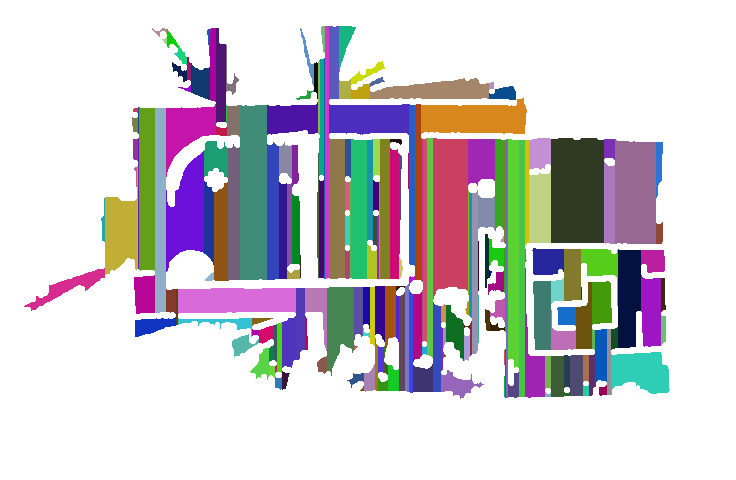
//> input picture map_cells.png, 736 x 480 px
$ ./aco   (built with g++ and OpenCV 4)
//> lines starting //> are read from the running program, lines starting //| are printed output that depends on the picture; after the words box and inside, x2 and y2 are one past the last pixel; in counts of white or black regions, pixels touching at a corner belong together
#include <opencv2/highgui/highgui.hpp>
#include <opencv2/imgproc/imgproc.hpp>
#include <opencv2/opencv.hpp>
#include <iostream>
#include <fstream>
#include <string>
#include <cmath>
#define Pi 3.1415926
using std::string;
using namespace cv;
using namespace std;
class v_i{
public:
    double num;
    int idx;
};
bool comparator( const v_i& l, const v_i& r) { return l.num < r.num;}

// ========================== out put index of sort =====================


int main(){

    vector<int> cells_order;
    // vector<int> cells_center_x = {41,37,54,25,7,2,68,71,54,83,64,18,22,83,91,25,24,58,71,74,87,18,13,82,62,58,45,41,44,4};
    // vector<int> cells_center_y = {94,84,67,62,64,99,58,44,62,69,60,54,60,46,38,38,42,69,71,78,76,40,40,7,32,35,21,26,35,50};
    vector<int> cells_center_x;
    vector<int> cells_center_y;
    int n = 118;
    vector<vector<int> > D_matrix;
    fstream myfile("D_matrix.txt", ios_base::in);
    int int_line;
    if(myfile.is_open()){
        cout << " D_matrix txt opened" << endl;
        // [10 lines of commented-out code are left out]
        vector<int> tmp;
        for(int i = 0; i < n; ++i){
            vector<int> tmp;
            for(int j = 0; j < n; ++j){
                myfile >> int_line;
                tmp.push_back(int_line);
            }
            D_matrix.push_back(tmp);
        }
    }
    myfile.close();
    cout << " the size of D is " << D_matrix.size() << endl;

    // [8 lines of commented-out code are left out]
    fstream myfile1("cells_center_xy.txt", ios_base::in);

    if(myfile1.is_open()){
        cout << " cells_center txt opened" << endl;
        for(int i = 0; i < n; ++i){
            // getline(myfile1, line);
            myfile1 >> int_line;
            // cout << " int_line is " << int_line << endl;
            cells_center_x.push_back(int_line);
        }
        for(int i = 0; i < n; ++i){
            // getline(myfile1, line);
            myfile1 >> int_line;
            cells_center_y.push_back(int_line);
        }

    }
    myfile1.close();

    // [10 lines of commented-out code are left out]
    int NC_max = 50;
    int m = D_matrix.size();      // number of ants
    // int n = m;      // number of cities
    double alpha = 1.5;
    double beta = 2;
    double rho = 0.1;
    double Q = pow(10,6);
    double E = 1.5;
    vector<double> zeroVec(n,0.0);
    vector<double> onesVec(n,1.0);
    vector<int> zeroVec_i(n,1);
    int i,j,k;
    char bar[102];
    bar[0] = 0;

    vector<vector<double> > D;             // distance for cities
    // for(i = 0; i < n; ++i) D.push_back(zeroVec);
    vector<vector<double> > eta;
    // [10 lines of commented-out code are left out]
    for(i = 0; i < D_matrix.size(); ++i){
        vector<double> tmp_D;
        vector<double> tmp_eta;
        for(j = 0; j < D_matrix[i].size(); ++j){
            tmp_D.push_back((double) D_matrix[i][j]);
            tmp_eta.push_back((double) 1./(D_matrix[i][j]));
        }
        D.push_back(tmp_D);
        eta.push_back(tmp_eta);
    }
    //===================== init Pheromone Matrix ===============
    vector<vector<double> > Tau;        // Pheromone
    for(i=0;i<n;++i) Tau.push_back(onesVec);

    // for(i=0;i<m;++i) Tabu.push_back(zeroVec);
    int NC = 1;
    vector<vector<int> > R_best;
    // for(i=0;i<NC_max;++i) R_best.push_back(zeroVec_i);
    vector<double> L_best;          // Shortest ant mileage for each iteration
    vector<double> L_ave;           // Average of ant mileage for each iteration

    while( NC < NC_max ){
        vector<vector<int> > Tabu;          // Ant path
        // Place ant randomly on cities
        vector<int> rand_pos;

        for(i=0;i<m;++i) rand_pos.push_back(i);
        random_shuffle(rand_pos.begin(),rand_pos.end());
        Tabu.push_back(rand_pos);
        // [13 lines of commented-out code are left out]
        for(i = 0; i < n-1; ++i){
        // for(i = 0; i < 1; ++i){
            vector<int> current_city;
            // [10 lines of commented-out code are left out]
            for(j = 0; j < m; ++j){
                vector<int> to_visit;
                for(k = 0; k < n; ++k){
                    int found = 0;
                    for(auto it = Tabu.begin(); it != Tabu.end(); ++it){
                        if(k == (*it)[j]){
                            found = 1;
                        }
                    }
                    if(found == 0){
                        to_visit.push_back(k);
                    }
                }
                // [6 lines of commented-out code are left out]
                vector<double> P(to_visit.size(), 0.0);
                // Reverse to visit city
                // reverse(to_visit.begin(), to_visit.end());
                // for each city to be visited, calculate the associated probability from fomular P(Cij)
                double P_sum = 0.0;
                for(k = 0; k < to_visit.size(); ++k){
                    P[k] = pow(Tau[Tabu.back()[j]][to_visit[k]],alpha) * pow(eta[Tabu.back()[j]][to_visit[k]],beta);
                    P_sum += P[k];
                }
                for(k = 0; k < P.size(); ++k){
                    P[k] = P[k]/P_sum;
                }
                // [22 lines of commented-out code are left out]
                vector<double> P_cumsum(P.size(),0.0);
                partial_sum(P.begin(),P.end(),P_cumsum.begin());
                // [5 lines of commented-out code are left out]

                for(k = 0; k < P_cumsum.size(); ++k){
                    if(P_cumsum[k] >= ((double)rand() / (RAND_MAX))){
                        // cout << " the k has P > rand " << k << endl;
                        current_city.push_back(to_visit[k]);
                        // cout << " the to visit[k] is " << to_visit[k] << endl;
                        break;
                    }
                }
            }
            Tabu.push_back(current_city);
        }
        // [10 lines of commented-out code are left out]
        vector<double> ant_mileage;
        for(i = 0; i < m; ++i){
            double current_ant = 0.0;
            for(j = 0; j < n-1; ++j){
                current_ant += D[ Tabu[j][i] ][ Tabu[j+1][i] ];
            }
            ant_mileage.push_back(current_ant);
        }
        // [7 lines of commented-out code are left out]
        L_best.push_back(*min_element(ant_mileage.begin(), ant_mileage.end()));
        int best_index = min_element(ant_mileage.begin(), ant_mileage.end()) - ant_mileage.begin();
        vector<int> current_best_r;
        for(i = 0; i < n; ++i){
            current_best_r.push_back(Tabu[i][best_index]);
        }
        R_best.push_back(current_best_r);
        // [6 lines of commented-out code are left out]
        L_ave.push_back(accumulate(ant_mileage.begin(), ant_mileage.end(), 0.0) / ant_mileage.size());

        //============================ Update Pheromone ======================================
        vector<vector<double> > Delta_Tau;
        for(i=0;i<n;++i) Delta_Tau.push_back(zeroVec);

        // [8 lines of commented-out code are left out]
        vector<int> ranks(ant_mileage.size(),0);        // Ranks array to store ranks of ant mileage
        vector<double> ant_mileage_sort = ant_mileage;
        vector<int> ranks_value;

        sort(ant_mileage_sort.begin(),ant_mileage_sort.end());
        int count = 1;
        ranks_value.push_back(count);
        // produce sorted rank values according to the sorted ant mileage
        for(i = 1; i < ant_mileage_sort.size(); ++i){
            if(ant_mileage_sort[i] > ant_mileage_sort[i-1]){
                ++count;
                ranks_value.push_back(count);
            }else{
                ranks_value.push_back(count);
            }
        }
        ++count;        // increment count to substract
        for(i = 0; i < ranks.size(); ++i){
            ranks[i] = ranks_value[ find(ant_mileage_sort.begin(), ant_mileage_sort.end(), ant_mileage[i]) - ant_mileage_sort.begin()];
            ranks[i] = count - ranks[i];
        }
        // [6 lines of commented-out code are left out]

        for(i = 0; i < m; ++i){
            for(j = 0; j < n-1 ; ++j){
                Delta_Tau[ Tabu[j][i] ][ Tabu[j+1][i] ] += (Q/ant_mileage[i]) * ranks[i];
            }
            Delta_Tau[ Tabu[n-1][i] ][ Tabu[0][i] ] += (Q/ant_mileage[i]) * ranks[i];
        }

        // [7 lines of commented-out code are left out]
        for(i = 0; i < n; ++i){
            for(j = 0; j < n; ++j){
                Tau[i][j] *= (1.0-rho);
                Tau[i][j] += Delta_Tau[i][j];
            }
        }


        ++NC;


        // ============================= progress bar========================
        // cout << " the current iteration is " << NC << endl;
        double progress = (double)NC/NC_max;
        int barWidth = 70;
        cout << "[";
        int pos = barWidth * progress;
        for (int i = 0; i < barWidth; ++i) {
            if (i < pos) std::cout << "=";
            else if (i == pos) std::cout << ">";
            else std::cout << " ";
        }
        std::cout << "] " << int(progress * 100.0) << " %\r";
        std::cout.flush();
    }
    cout << endl;

    // [9 lines of commented-out code are left out]

    cout << "L_best" << endl;
    for(i = 0; i < L_best.size(); ++i){
        cout << " the " << i << " row is " << L_best[i] << endl;

    }
    int best_i = min_element(L_best.begin(), L_best.end()) - L_best.begin();


    ofstream ofile;
    ofile.open("aco_path.txt");
    for(i = 0; i < R_best[best_i].size(); ++i){
        ofile<< R_best[best_i][i] << endl;
    }
    ofile.close();

    cout << " the shortest travel distance is " << L_best[best_i] << endl;
    cout << " the shortest path is " << endl;
    for(i = 0; i < R_best[best_i].size(); ++i){
        cout << " ( " << R_best[best_i][i] << " ) " << endl;
        // cout << " ( " << cells_center_x[R_best[best_i][i]] << " , " << cells_center_y[R_best[best_i][i]] << " ) " << endl;
    }

    cout << " cells_center_x is " << endl;
    for(i = 0; i << cells_center_x.size(); ++i){
        cout << cells_center_x[i] << setw(6);
    }
    cout << endl;
    cout << " cells_center_y is " << endl;
    for(i = 0; i << cells_center_y.size(); ++i){
        cout << cells_center_y[i] << setw(6);
    }
    cout << endl;
    // Mat path_plot(480, 736, CV_8UC3, Scalar(255,255,255));
    Mat path_plot = imread("map_cells.png");
//> path_plot is the input picture: 480 rows x 736 cols, CV_8UC3; mean B, G, R 207.3, 202.8, 206.2
    RNG rng(12345);
    for(i = 0; i < R_best[best_i].size()-1; ++i){
        Scalar color = Scalar(rng.uniform(0,220), rng.uniform(0, 220), rng.uniform(0, 220));
        line(path_plot, Point(cells_center_x[R_best[best_i][i]], cells_center_y[R_best[best_i][i]]), Point(cells_center_x[R_best[best_i][i+1]], cells_center_y[R_best[best_i][i+1]]), color);
        circle(path_plot, Point(cells_center_x[R_best[best_i][i+1]], cells_center_y[R_best[best_i][i+1]]),4,color,-1);
    }
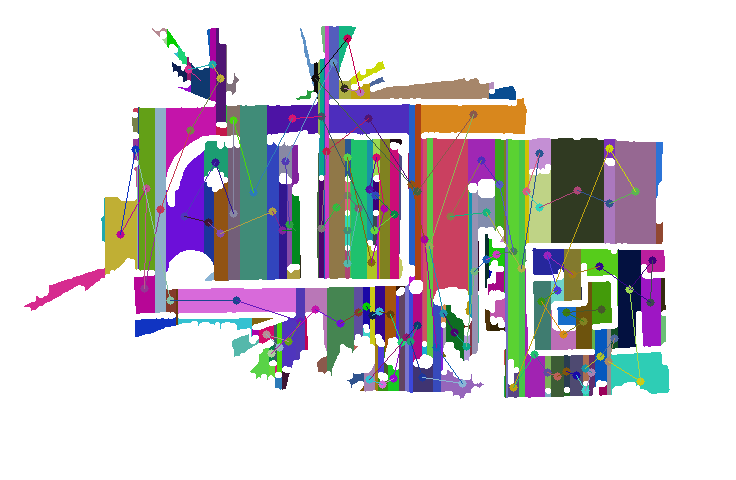
//> path_plot: 480 rows x 736 cols, CV_8UC3; 2.74% of pixels changed, all inside (x1, y1, x2, y2) = (116, 34, 657, 395)
    Scalar color = Scalar(rng.uniform(0,220), rng.uniform(0, 220), rng.uniform(0, 220));
    line(path_plot, Point(cells_center_x[R_best[best_i][i]], cells_center_y[R_best[best_i][i]]), Point(cells_center_x[R_best[best_i][0]], cells_center_y[R_best[best_i][0]]), color);
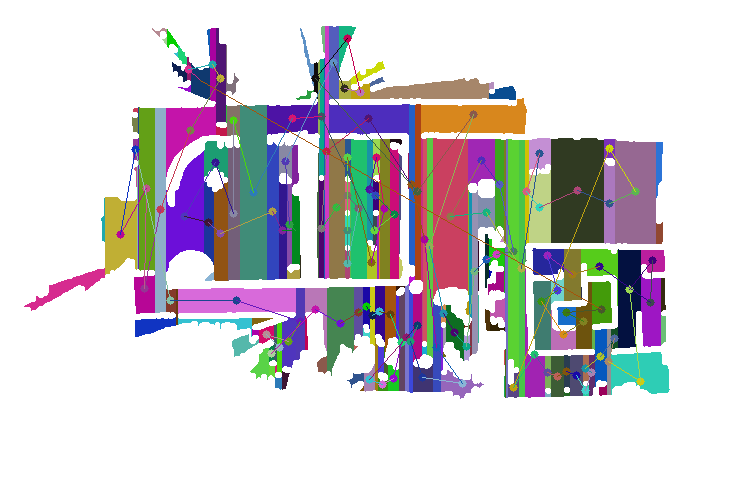
//> path_plot: 480 rows x 736 cols, CV_8UC3; 0.11% of pixels changed, all inside (x1, y1, x2, y2) = (200, 80, 602, 310)
    circle(path_plot, Point(cells_center_x[R_best[best_i][0]], cells_center_y[R_best[best_i][0]]),4,color,-1);
//> path_plot: 480 rows x 736 cols, CV_8UC3; 45 pixels changed, all inside (x1, y1, x2, y2) = (196, 76, 205, 85)


    namedWindow("Plot", WINDOW_FREERATIO);
    imshow("Plot", path_plot);


    waitKey(0);
    return 0;
}

$ run again, with full.png copied over map_cells.png
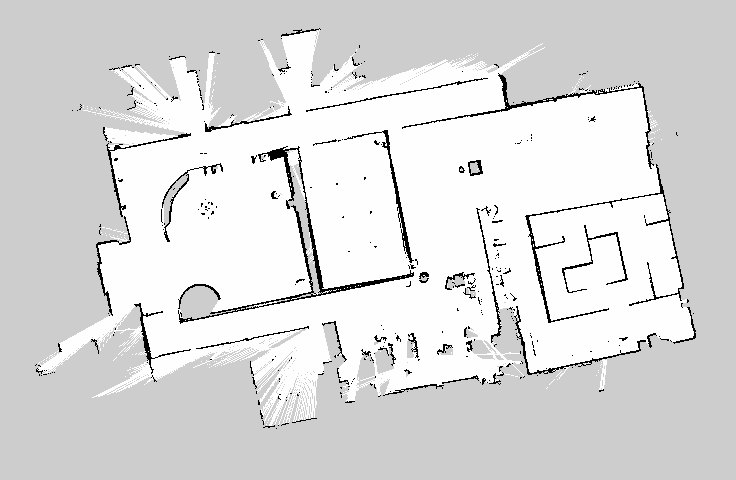
//> input picture full.png, 736 x 480 px
//> path_plot is the input picture: 480 rows x 736 cols, CV_8UC3; min 0, max 254, mean 219.3
//> after the loop `for(i = 0; i < R_best[best_i].size()-1; ++i)`:
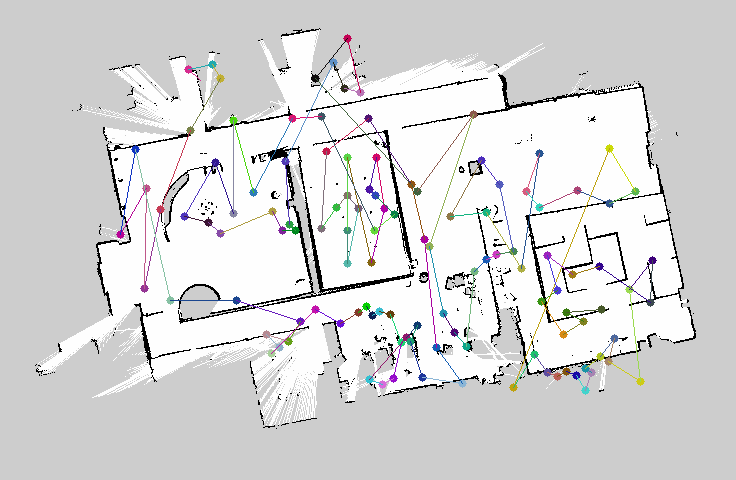
//> path_plot: 480 rows x 736 cols, CV_8UC3; 2.76% of pixels changed, all inside (x1, y1, x2, y2) = (116, 34, 657, 395)
//> `line(path_plot, Point(cells_center_x[R_best[best_i][i]], cells_center_..`:
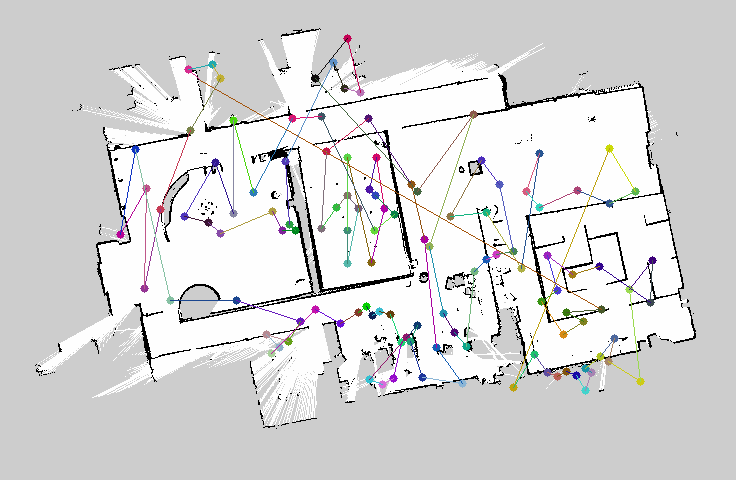
//> path_plot: 480 rows x 736 cols, CV_8UC3; 0.11% of pixels changed, all inside (x1, y1, x2, y2) = (200, 80, 602, 310)
